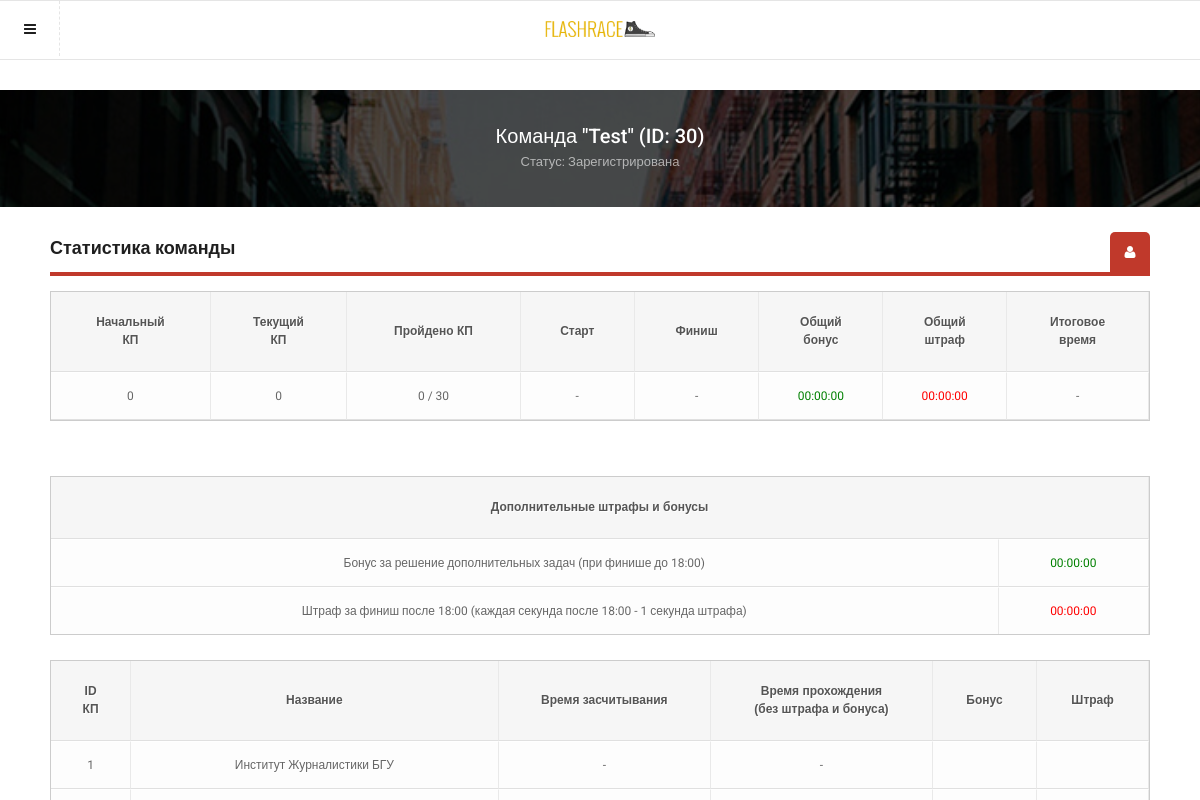
/admin/team_edit.php?team=show&id=30 (signed in), run on the app's committed database.
### tables this page shows
CREATE TABLE IF NOT EXISTS `users` (
  `user_id` mediumint(9) NOT NULL AUTO_INCREMENT,
  `user_name` varchar(50) NOT NULL,
  `user_email` varchar(35) NOT NULL,
  `user_pass` varchar(255) NOT NULL,
  `name1` varchar(50) DEFAULT NULL,
  `name2` varchar(50) DEFAULT NULL,
  `name3` varchar(50) DEFAULT NULL,
  `name4` varchar(50) DEFAULT NULL,
  `name5` varchar(50) DEFAULT NULL,
  `fac1` varchar(64) DEFAULT NULL,
  `fac2` varchar(64) DEFAULT NULL,
  `fac3` varchar(64) DEFAULT NULL,
  `fac4` varchar(64) DEFAULT NULL,
  `fac5` varchar(64) DEFAULT NULL,
  PRIMARY KEY (`user_id`),
  UNIQUE KEY `user_email` (`user_email`),
  UNIQUE KEY `user_name` (`user_name`)
);

CREATE TABLE IF NOT EXISTS `race` (
  `user_id` int(11) NOT NULL,
  `status` int(11) DEFAULT NULL COMMENT 'Статус: -1 не начали, 0 в процессе, 1 завершил',
  `begin_id` int(11) NOT NULL DEFAULT '0' COMMENT 'Начальный пикет',
  `kol_left_id` int(11) NOT NULL DEFAULT '0',
  `actual_id` int(11) NOT NULL DEFAULT '0' COMMENT 'Текущий пикет',
  `help_used` int(11) NOT NULL DEFAULT '0',
  `actual_help` int(11) NOT NULL DEFAULT '0',
  `begin` timestamp NULL DEFAULT NULL COMMENT 'Начало гонки',
  `end` datetime DEFAULT NULL COMMENT 'Конец гонки',
  `pic1` datetime DEFAULT NULL,
  `pic2` datetime DEFAULT NULL,
  `pic3` datetime DEFAULT NULL,
  `pic4` datetime DEFAULT NULL,
  `pic5` datetime DEFAULT NULL,
  `pic6` datetime DEFAULT NULL,
  `pic7` datetime DEFAULT NULL,
  `pic8` datetime DEFAULT NULL,
  `pic9` datetime DEFAULT NULL,
  `pic10` datetime DEFAULT NULL,
  `pic11` datetime DEFAULT NULL,
  `pic12` datetime DEFAULT NULL,
  `pic13` datetime DEFAULT NULL,
  `pic14` datetime DEFAULT NULL,
  `pic15` datetime DEFAULT NULL,
  `pic16` datetime DEFAULT NULL,
  `pic17` datetime DEFAULT NULL,
  `pic18` datetime DEFAULT NULL,
  `pic19` datetime DEFAULT NULL,
  `pic20` datetime DEFAULT NULL,
  `pic21` datetime DEFAULT NULL,
  `pic22` datetime DEFAULT NULL,
  `pic23` datetime DEFAULT NULL,
  `pic24` datetime DEFAULT NULL,
  `pic25` datetime DEFAULT NULL,
  `pic26` datetime DEFAULT NULL,
  `pic27` datetime DEFAULT NULL,
  `pic28` datetime DEFAULT NULL,
  `pic29` datetime DEFAULT NULL,
  `pic30` datetime DEFAULT NULL,
  `fine1` time DEFAULT NULL,
  `fine2` time DEFAULT NULL,
  `fine3` time DEFAULT NULL,
  `fine4` time DEFAULT NULL,
  `fine5` time DEFAULT NULL,
  `fine6` time DEFAULT NULL,
  `fine7` time DEFAULT NULL,
  `fine8` time DEFAULT NULL,
  `fine9` time DEFAULT NULL,
  `fine10` time DEFAULT NULL,
  `fine11` time DEFAULT NULL,
  `fine12` time DEFAULT NULL,
  `fine13` time DEFAULT NULL,
  `fine14` time DEFAULT NULL,
  `fine15` time DEFAULT NULL,
  `fine16` time DEFAULT NULL,
  `fine17` time DEFAULT NULL,
  `fine18` time DEFAULT NULL,
  `fine19` time DEFAULT NULL,
  `fine20` time DEFAULT NULL,
  `fine21` time DEFAULT NULL,
  `fine22` time DEFAULT NULL,
  `fine23` time DEFAULT NULL,
  `fine24` time DEFAULT NULL,
  `fine25` time DEFAULT NULL,
  `fine26` time DEFAULT NULL,
  `fine27` time DEFAULT NULL,
  `fine28` time DEFAULT NULL,
  `fine29` time DEFAULT NULL,
  `fine30` time DEFAULT NULL,
  `bonus1` time DEFAULT NULL,
  `bonus2` time DEFAULT NULL,
  `bonus3` time DEFAULT NULL,
  `bonus4` time DEFAULT NULL,
  `bonus5` time DEFAULT NULL,
  `bonus6` time DEFAULT NULL,
  `bonus7` time DEFAULT NULL,
  `bonus8` time DEFAULT NULL,
  `bonus9` time DEFAULT NULL,
  `bonus10` time DEFAULT NULL,
  `bonus11` time DEFAULT NULL,
  `bonus12` time DEFAULT NULL,
  `bonus13` time DEFAULT NULL,
  `bonus14` time DEFAULT NULL,
  `bonus15` time DEFAULT NULL,
  `bonus16` time DEFAULT NULL,
  `bonus17` time DEFAULT NULL,
  `bonus18` time DEFAULT NULL,
  `bonus19` time DEFAULT NULL,
  `bonus20` time DEFAULT NULL,
  `bonus21` time DEFAULT NULL,
  `bonus22` time DEFAULT NULL,
  `bonus23` time DEFAULT NULL,
  `bonus24` time DEFAULT NULL,
  `bonus25` time DEFAULT NULL,
  `bonus26` time DEFAULT NULL,
  `bonus27` time DEFAULT NULL,
  `bonus28` time DEFAULT NULL,
  `bonus29` time DEFAULT NULL,
  `bonus30` time DEFAULT NULL,
  `bonus_fin` time NOT NULL DEFAULT '00:00:00',
  `fine_fin` time NOT NULL DEFAULT '00:00:00',
  PRIMARY KEY (`user_id`)
);

CREATE TABLE IF NOT EXISTS `checkpoints` (
  `id` int(11) NOT NULL,
  `name` varchar(50) DEFAULT NULL,
  `code` varchar(50) DEFAULT NULL,
  `text` varchar(1000) DEFAULT NULL,
  `help1` varchar(50) DEFAULT NULL,
  PRIMARY KEY (`id`),
  UNIQUE KEY `code` (`code`)
);

### php/team_stats_script.php (the view, shortened to what this page needs)
<?php
echo '<div id="content-1"><table cellspacing=\'0\' class="table"><thead><tr><th class="table-title">Начальный<br>КП</th><th class="table-title">Текущий<br>КП</th>
<th class="table-title">Пройдено КП</th><th class="table-title">Старт</th><th class="table-title">Финиш</th><th class="table-title">Общий<br>бонус</th>
<th class="table-title">Общий<br>штраф</th><th class="table-title">Итоговое<br>время</th></tr></thead><tbody>';
					$begin = new DateTime($team['begin'], $database);
					$begin->setTimezone($client);
					$end = new DateTime($team['end'], $database);
					$end->setTimezone($client);
					$res = mysql_query("SELECT MAX(id) AS id FROM checkpoints");
					$item = mysql_fetch_assoc( $res );
					$fine_all = $team['fine_fin'];
					$bonus_all = $team['bonus_fin'];
							$end1 = date_timestamp_get($end);
							$end1 = date("H:i:s",$end1);
							$secs = strtotime($end1) - strtotime("00:00:00");
							$pre_full_end = date("H:i:s",strtotime($fine_all)+$secs);
							$secs = strtotime($bonus_all) - strtotime("00:00:00");
							$full_end = date("H:i:s",strtotime($pre_full_end)-$secs);
					$date = new DateTime($full_end);
					$interval = $begin->diff($date);
					echo '<tr><td>'.$team['begin_id'].'</td>';
					if($team['begin_id'] == $team['actual_id'] && $team['status'] == 1) echo '<td>-</td>';
					else echo '<td>'.$team['actual_id'].'</td>';
					echo '<td>'.$team['kol_left_id'].' / '.$item[id].'</td><td>';
					if($team['begin'] == NULL ) echo '-';
					else echo $begin->format('d-m-Y H:i:s');
					echo '</td><td>';
					if($team['end'] == NULL ) echo '-';
					else echo $end->format('d-m-Y H:i:s');
					echo '</td><td><font color="green">'.$bonus_all.'</font></td>';
					echo '</td><td><font color="red">'.$fine_all.'</font></td>';
					if($team['end'] == NULL ) echo '<td>-</td><tr>';
						else echo '<td>'.$interval->format('%H:%I:%S').'</td><tr>'; ?>
					</tbody></table></div>
					<br>
					<div id="content-3"><table cellspacing='0' class="table"><thead>
					<tr><th colspan="2" class="table-title">Дополнительные штрафы и бонусы</th></thead><tbody>
					<tr><td>Бонус за решение дополнительных задач (при финише до 18:00)</td><td><font color="green"><?php echo $team['bonus_fin']; ?></font></td></tr>
					<tr><td>Штраф за финиш после 18:00 (каждая секунда после 18:00 - 1 секунда штрафа)</td><td><font color="red"><?php echo $team['fine_fin']; ?></font></td></tr>
					</tbody></table></div>
					<div id="content-2"><table cellspacing='0' class="table"><thead>
					<tr><th class="table-title">ID<br>КП</th><th class="table-title">Название</th><th class="table-title">Время засчитывания</th>
					<th class="table-title">Время прохождения<br>(без штрафа и бонуса)</th><th class="table-title">Бонус</th><th class="table-title">Штраф</th><tr></thead><tbody>
					<?php
					$res = mysql_query("SELECT * FROM checkpoints");
						while($pickets = mysql_fetch_array($res))
						{
							if($pickets['id']==$team['begin_id']) $kp1 = new DateTime($team['begin'], $database);
							else
							{
								if($pickets['id'] == 1) $begin_pic = $item[id];
								else $begin_pic = $pickets['id'] - 1;
								if($team['pic'.$begin_pic]==NULL) $kp1 = new DateTime(date("d-m-Y H:i:s"), $database);
								else $kp1 = new DateTime($team['pic'.$begin_pic], $database);
							}
							$kp1->setTimezone($client);
							if($team['pic'.$pickets['id']]==NULL) $kp2 = new DateTime(date("d-m-Y H:i:s"), $database);
							else $kp2 = new DateTime($team['pic'.$pickets['id']], $database);
							$kp2->setTimezone($client);
							$intervalkp = $kp1->diff($kp2);
							$pic = new DateTime($team['pic'.$pickets['id']], $database);
							$pic->setTimezone($client);
								if($pickets['id']==$team['begin_id']) { echo '<tr class=\'begin\'><td>'.$pickets['id'].'<br>(начальный)</td><td>'.$pickets['name'].'</td>';
								if($team['pic'.$pickets['id']] == NULL) echo '<td>-</td><td>-</td>';
								else echo '<td>'.$pic->format('d-m-Y H:i:s').'</td><td>'.$intervalkp->format('%H:%I:%S').'</td>';
								echo '<td><font color="green">'.$team['bonus'.$pickets['id']].'</font></td><td><font color="red">'.$team['fine'.$pickets['id']].'</font></td><tr></p>';
								}
								else {
								echo '<tr><td>'.$pickets['id'].'</td><td>'.$pickets['name'].'</td>';
								if($team['pic'.$pickets['id']] == NULL) echo '<td>-</td><td>-</td>';
								else echo '<td>'.$pic->format('d-m-Y H:i:s').'</td><td>'.$intervalkp->format('%H:%I:%S').'</td>';
								echo '<td><font color="green">'.$team['bonus'.$pickets['id']].'</font></td><td><font color="red">'.$team['fine'.$pickets['id']].'</font></td><tr>';
								}
						}
						echo '</tbody></table></div>';
						?>

### templates/team_header.php (shortened to what this page needs)
<?php
$query = 'SELECT * FROM users LEFT JOIN race ON users.user_id = race.user_id WHERE users.user_id='.$_GET['id'];
$res = mysql_query( $query );
$team = mysql_fetch_array($res);
?>
<div class="container-fullscreen heading-style-3 bg-3">
<h3 class="heading-title">Команда "<?php echo $team['user_name']; ?>" (ID: <?php echo $team['user_id']; ?>)</h3>
<em class="heading-subtitle">Статус:
					<?php
					if($team['status'] == NULL) echo 'Зарегистрирована';
					else if($team['status'] == -1) echo '<font color="#009dfd">На старте</font>';
					else if($team['status'] == 0) echo '<font color="#ffe000">На гонке</font>';
					else if($team['status'] == 1) echo '<font color="#00ff00">Финишировала</font>';
					else echo '<font color="red">Неизвестно</font>';?> </em>
<div class="overlay bg-black"></div>
					</div>

### data on the page
users: user_name "Test", race.user_id "30"
checkpoints: id "1", name "Институт Журналистики БГУ"

### other printed values
$team['begin_id'] "0"
$team['actual_id'] "0"
$team['kol_left_id'] "0"
$item[id] "30"
$bonus_all "00:00:00"
$fine_all "00:00:00"
$team['bonus_fin'] "00:00:00"
$team['fine_fin'] "00:00:00"
